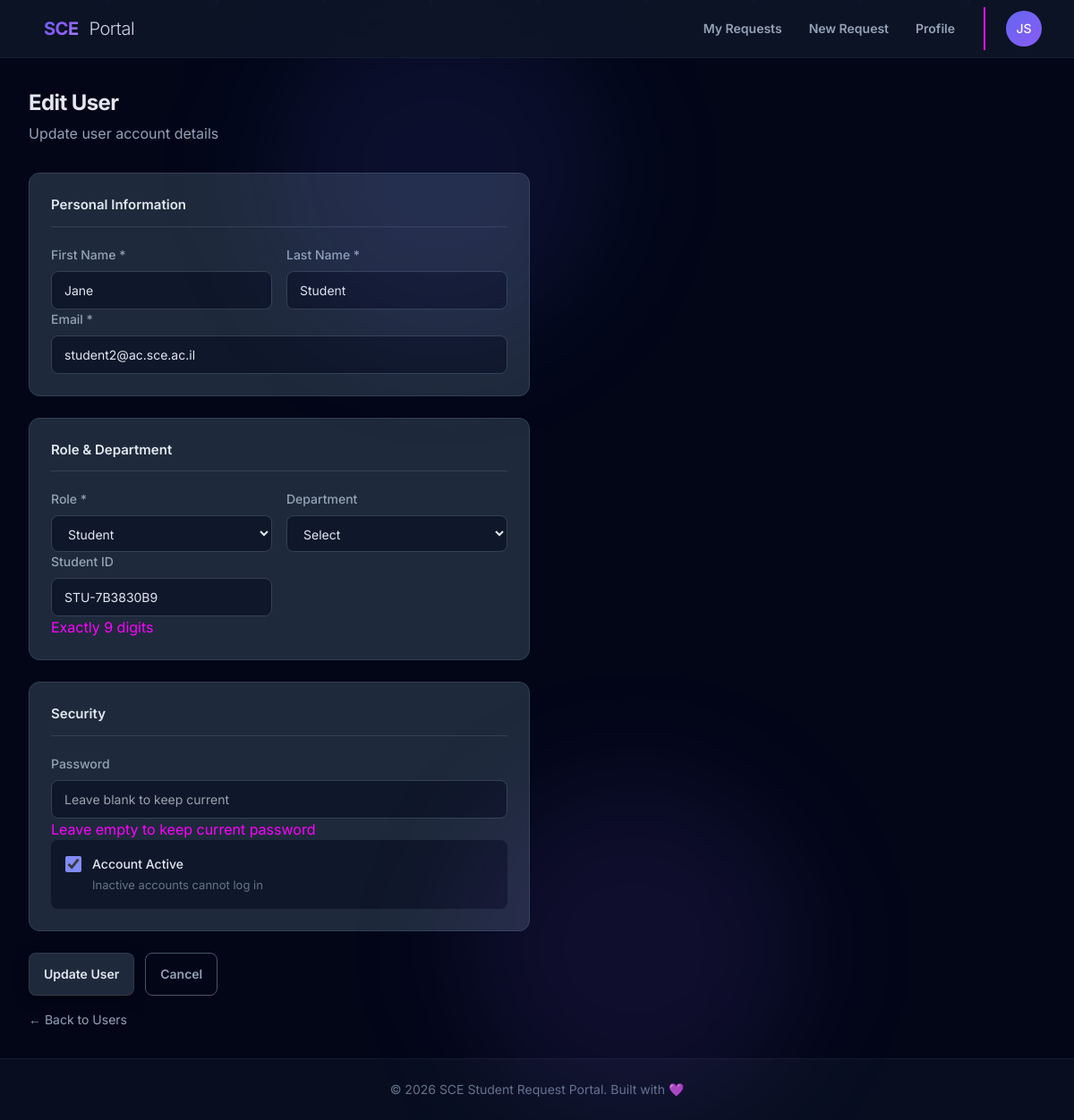
Page /management/users/2/edit/ (signed in) on the committed database.
### core/models.py (models this page shows, shortened)
class User(AbstractUser):
    ROLE_STUDENT = 'student'
    ROLE_SECRETARY = 'secretary'
    ROLE_LECTURER = 'lecturer'
    ROLE_HEAD_OF_DEPT = 'head_of_dept'
    ROLE_ADMIN = 'admin'
    ROLE_CHOICES = [
        (ROLE_STUDENT, 'Student'),
        (ROLE_SECRETARY, 'Secretary'),
        (ROLE_LECTURER, 'Lecturer'),
        (ROLE_HEAD_OF_DEPT, 'Head of Department'),
        (ROLE_ADMIN, 'Administrator'),
    ]
    email = models.EmailField(
        unique=True,
        validators=[EmailValidator(), validate_sce_email],
    )
    role = models.CharField(
        max_length=20,
        choices=ROLE_CHOICES,
        default=ROLE_STUDENT,
    )
    department = models.CharField(
        max_length=100,
        blank=True,
        null=True,
    )
    degree = models.ForeignKey(
        'requests_unified.Degree',
        on_delete=models.SET_NULL,
        null=True,
        blank=True,
        related_name='students',
        help_text="The degree program the student is enrolled in."
    )
    student_id = models.CharField(
        max_length=32,
        unique=True,
        blank=True,
        null=True,
        help_text="Student ID as provided by the institution.",
    )
    employee_id = models.CharField(
        max_length=32,
        unique=True,
        blank=True,
        null=True,
        help_text="Employee ID for staff and lecturers.",
    )
    USERNAME_FIELD = 'email'
    REQUIRED_FIELDS = ['username', 'first_name', 'last_name']
    groups = models.ManyToManyField(
        'auth.Group',
        verbose_name='groups',
        blank=True,
        help_text='The groups this user belongs to.',
        related_name='core_user_set',
        related_query_name='core_user',
    )
    user_permissions = models.ManyToManyField(
        'auth.Permission',
        verbose_name='user permissions',
        blank=True,
        help_text='Specific permissions for this user.',
        related_name='core_user_set',
        related_query_name='core_user',
    )
    @property
    def is_admin(self):
        return self.role == self.ROLE_ADMIN or self.is_superuser

### management/views.py (the view, shortened to what this page needs)
# urls.py: path('users/<int:user_id>/edit/', views.user_edit, name='user_edit'),
@admin_required
def user_edit(request, user_id):
    user = get_object_or_404(User, id=user_id)
    context = {
        'user': user,
        'role_choices': User.ROLE_CHOICES,
        'is_edit': True,
    }
    return render(request, 'management/user_form.html', context)

### templates/management/user_form.html (shortened to what this page needs)
{% extends "base.html" %}
{% block content %}
<div class="page-header">
    <h1 class="page-title">{% if is_edit %}Edit User{% else %}Add New User{% endif %}</h1>
    <p class="page-subtitle">{% if is_edit %}Update user account details{% else %}Create a new user account{% endif %}</p>
</div>
<div class="form-container">
    <form method="post">
        <div class="form-section">
            <div class="section-title">Personal Information</div>
            <div class="form-row">
                <div class="form-group">
                    <label class="form-label" for="first_name">First Name *</label>
                    <input type="text" name="first_name" id="first_name" class="form-control"
                           placeholder="John"
                           value="{% if is_edit %}{{ user.first_name }}{% else %}{{ form_data.first_name }}{% endif %}" required>
                </div>
                <div class="form-group">
                    <label class="form-label" for="last_name">Last Name *</label>
                    <input type="text" name="last_name" id="last_name" class="form-control"
                           placeholder="Doe"
                           value="{% if is_edit %}{{ user.last_name }}{% else %}{{ form_data.last_name }}{% endif %}" required>
                </div>
            </div>
            <div class="form-group">
                <label class="form-label" for="email">Email *</label>
                <input type="email" name="email" id="email" class="form-control"
                       placeholder="user@sce.ac.il"
                       value="{% if is_edit %}{{ user.email }}{% else %}{{ form_data.email }}{% endif %}" required>
            </div>
        </div>
        <div class="form-section">
            <div class="section-title">Role & Department</div>
            <div class="form-row">
                <div class="form-group">
                    <label class="form-label" for="role">Role *</label>
                    <select name="role" id="role" class="form-control" required onchange="toggleIdFields()">
                        {% for value, label in role_choices %}
                        <option value="{{ value }}"
                                {% if is_edit and user.role == value %}selected{% endif %}
                                {% if not is_edit and form_data.role == value %}selected{% endif %}>
                            {{ label }}
                        </option>
                        {% endfor %}
                    </select>
                </div>
                <div class="form-group">
                    <label class="form-label" for="department">Department</label>
                    <select name="department" id="department" class="form-control">
                        <option value="">Select</option>
                    </select>
                </div>
            </div>
            <div class="form-row">
                <div class="form-group" id="student_id_group">
                    <label class="form-label" for="student_id">Student ID</label>
                    <input type="text" name="student_id" id="student_id" class="form-control"
                           placeholder="123456789" pattern="\d{9}" maxlength="9"
                           value="{% if is_edit %}{{ user.student_id|default:'' }}{% else %}{{ form_data.student_id }}{% endif %}">
                    <p class="form-hint">Exactly 9 digits</p>
                </div>
            </div>
        </div>
        <div class="form-section">
            <div class="section-title">Security</div>
            <div class="form-group">
                <label class="form-label" for="password">Password {% if not is_edit %}*{% endif %}</label>
                <input type="password" name="password" id="password" class="form-control"
                       placeholder="{% if is_edit %}Leave blank to keep current{% else %}Enter password{% endif %}"
                       {% if not is_edit %}required{% endif %}>
                {% if is_edit %}
                <p class="form-hint">Leave empty to keep current password</p>
                {% endif %}
            </div>
            {% if is_edit %}
            <div class="form-group">
                <div class="checkbox-field">
                    <input type="checkbox" name="is_active" id="is_active" {% if user.is_active %}checked{% endif %}>
                    <div class="checkbox-content">
                        <strong>Account Active</strong>
                        <span>Inactive accounts cannot log in</span>
                    </div>
                </div>
            </div>
            {% endif %}
        </div>
        <div class="form-actions">
            <button type="submit" class="btn btn-primary">
                {% if is_edit %}Update User{% else %}Create User{% endif %}
            </button>
            <a href="{% url 'management:user_list' %}" class="btn btn-outline">Cancel</a>
        </div>
    </form>
    <a href="{% url 'management:user_list' %}" class="back-link">← Back to Users</a>
</div>
{% endblock %}

### templates/base.html (shortened to what this page needs)
<!DOCTYPE html>
<html lang="en" data-theme="dark">
<head>
    <link href="https://cdn.jsdelivr.net/npm/daisyui@4.4.19/dist/full.min.css" rel="stylesheet" type="text/css" />
    <script src="https://cdn.tailwindcss.com"></script>
    <link href="https://unpkg.com/aos@2.3.1/dist/aos.css" rel="stylesheet">
</head>
<body class="min-h-screen bg-slate-950 font-sans antialiased">
    <div class="fixed inset-0 pointer-events-none overflow-hidden">
        <div class="absolute top-0 left-1/4 w-96 h-96 bg-indigo-500/10 rounded-full blur-3xl breathe"></div>
        <div class="absolute bottom-0 right-1/4 w-96 h-96 bg-violet-500/10 rounded-full blur-3xl breathe" style="animation-delay: -2s;"></div>
    </div>
    <div class="particles">
    </div>
    <nav class="navbar bg-slate-900/80 backdrop-blur-xl border-b border-slate-800/50 sticky top-0 z-50 px-4 lg:px-8">
        <div class="flex-1">
            <a href="{% url 'core:home' %}" class="btn btn-ghost text-xl font-bold tracking-tight">
                <span class="gradient-text">SCE</span>
                <span class="text-slate-300 font-light ml-1">Portal</span>
            </a>
        </div>
        {% if user.is_authenticated %}
        <div class="flex-none gap-2">
            <div class="hidden md:flex gap-1">
                {% if user.role == 'admin' or user.is_superuser %}
                    <a href="{% url 'management:dashboard' %}" class="btn btn-ghost btn-sm {% if request.resolver_match.url_name == 'dashboard' and request.resolver_match.namespace == 'management' %}bg-slate-800{% endif %}">Dashboard</a>
                    <a href="{% url 'management:user_list' %}" class="btn btn-ghost btn-sm {% if request.resolver_match.url_name == 'user_list' %}bg-slate-800{% endif %}">Users</a>
                    <a href="{% url 'management:degree_list' %}" class="btn btn-ghost btn-sm {% if request.resolver_match.url_name == 'degree_list' %}bg-slate-800{% endif %}">Degrees</a>
                    <a href="{% url 'management:course_list' %}" class="btn btn-ghost btn-sm {% if request.resolver_match.url_name == 'course_list' %}bg-slate-800{% endif %}">Courses</a>
                {% elif user.role == 'student' %}
                    <a href="{% url 'students:dashboard' %}" class="btn btn-ghost btn-sm {% if request.resolver_match.url_name == 'dashboard' %}bg-slate-800{% endif %}">My Requests</a>
                    <a href="{% url 'students:submit_request' %}" class="btn btn-ghost btn-sm {% if request.resolver_match.url_name == 'submit_request' %}bg-slate-800{% endif %}">New Request</a>
                    <a href="{% url 'students:profile_edit' %}" class="btn btn-ghost btn-sm {% if request.resolver_match.url_name == 'profile_edit' %}bg-slate-800{% endif %}">Profile</a>
                {% elif user.role == 'lecturer' %}
                    <a href="{% url 'lecturers:dashboard' %}" class="btn btn-ghost btn-sm {% if request.resolver_match.url_name == 'dashboard' %}bg-slate-800{% endif %}">Dashboard</a>
                {% endif %}
            </div>
            <div class="divider divider-horizontal mx-1 hidden md:flex"></div>
            <div class="dropdown dropdown-end">
                <div tabindex="0" role="button" class="btn btn-ghost btn-circle avatar placeholder">
                    <div class="bg-gradient-to-br from-indigo-500 to-violet-500 text-white rounded-full w-10">
                        <span class="text-sm font-medium">{{ user.first_name|slice:":1" }}{{ user.last_name|slice:":1" }}</span>
                    </div>
                </div>
            </div>
        </div>
        {% else %}
        <div class="flex-none gap-2">
            <a href="{% url 'core:login' %}" class="btn btn-ghost btn-sm">Sign In</a>
            <a href="{% url 'core:signup' %}" class="btn btn-primary btn-sm">Get Started</a>
        </div>
        {% endif %}
    </nav>
    <main class="container mx-auto px-4 lg:px-8 py-8 max-w-7xl">
        {% block content %}{% endblock %}
    </main>
    <footer class="footer footer-center p-6 bg-slate-900/50 text-slate-500 border-t border-slate-800/50 mt-auto">
        <div>
            <p class="text-sm">© 2026 SCE Student Request Portal. Built with 💜</p>
        </div>
    </footer>
</body>
</html>

### templates/base.html (style rules this page uses)
[data-theme="dark"] { --b1: 15 23 42; --b2: 30 41 59; --b3: 51 65 85; --bc: 241 245 249; --p: 99 102 241; --pf: 79 70 229; --pc: 255 255 255; --s: 100 116 139; --sf: 71 85 105; --sc: 255 255 255; --a: 129 140 248; --af: 99 102 241; --ac: 255 255 255; --n: 51 65 85; --nf: 71 85 105; --nc: 241 245 249; --su: 56 189 248; --wa: 251 191 36; --er: 239 68 68; --in: 59 130 246; --rounded-box: 1rem; --rounded-btn: 0.5rem; --rounded-badge: 1.9rem; --animation-btn: 0.25s; --animation-input: 0.2s; --btn-focus-scale: 0.98; }
:root { --color-text: #e2e8f0; --color-text-secondary: #94a3b8; --color-text-muted: #64748b; --color-bg: #0f172a; --color-card: #1e293b; --color-border: #334155; --color-border-dark: #475569; --color-accent: #818cf8; --color-success: #22d3ee; --color-warning: #fbbf24; --color-error: #f87171; --color-info: #60a5fa; --color-error-bg: rgba(248, 113, 113, 0.1); --radius: 0.5rem; --radius-lg: 0.75rem; --shadow: 0 4px 6px -1px rgba(0, 0, 0, 0.3); }
.btn-primary { background-color: rgb(30, 41, 59) !important; border: 1px solid rgba(148, 163, 184, 0.15) !important; color: rgb(226, 232, 240) !important; box-shadow: 0 4px 15px rgba(0, 0, 0, 0.4); }
.btn-ghost { color: rgb(148, 163, 184) !important; }
.btn-outline { border-color: rgb(71, 85, 105) !important; color: rgb(148, 163, 184) !important; background-color: transparent !important; }
.gradient-text { background: linear-gradient(135deg, #6366f1 0%, #8b5cf6 50%, #a78bfa 100%); -webkit-background-clip: text; -webkit-text-fill-color: transparent; background-clip: text; }
* { transition-property: background-color, border-color, color, fill, stroke, opacity, box-shadow, transform; transition-timing-function: cubic-bezier(0.4, 0, 0.2, 1); transition-duration: 150ms; }
.form-control { background: var(--color-bg); border: 1px solid var(--color-border); border-radius: var(--radius); padding: 0.625rem 0.875rem; color: var(--color-text); font-size: 0.875rem; width: 100%; }
.form-label { font-size: 0.875rem; font-weight: 500; color: var(--color-text-secondary); margin-bottom: 0.5rem; display: block; }
.breathe { animation: breathe 4s ease-in-out infinite; }
.particles { position: fixed; inset: 0; pointer-events: none; overflow: hidden; }

### templates/management/user_form.html (style rules this page uses)
.page-header { margin-bottom: 2rem; }
.page-title { font-size: 1.5rem; font-weight: 700; color: var(--color-text); letter-spacing: -0.025em; }
.page-subtitle { color: var(--color-text-secondary); margin-top: 0.25rem; }
.form-container { max-width: 560px; }
.form-section { background: var(--color-card); border: 1px solid var(--color-border); border-radius: var(--radius-lg); padding: 1.5rem; margin-bottom: 1.5rem; }
.section-title { font-size: 0.9375rem; font-weight: 600; color: var(--color-text); margin-bottom: 1.25rem; padding-bottom: 0.75rem; border-bottom: 1px solid var(--color-border); }
.form-row { display: grid; grid-template-columns: 1fr 1fr; gap: 1rem; }
.checkbox-field { display: flex; align-items: flex-start; gap: 0.75rem; padding: 1rem; background: var(--color-bg); border-radius: var(--radius); }
.checkbox-field input[type="checkbox"] { width: 18px; height: 18px; margin-top: 2px; accent-color: var(--color-accent); }
.checkbox-content strong { display: block; font-size: 0.875rem; font-weight: 500; color: var(--color-text); }
.checkbox-content span { font-size: 0.8125rem; color: var(--color-text-muted); }
.form-actions { display: flex; gap: 0.75rem; }
.back-link { display: inline-block; margin-top: 1rem; font-size: 0.875rem; color: var(--color-text-secondary); text-decoration: none; }

### rows in the picture
User: first_name "J", last_name "S", first_name "Jane", last_name "Student", email "student2@ac.sce.ac.il", role "Student", student_id "STU-7B3830B9", is_active "☑"
